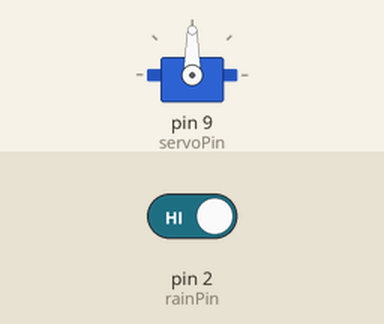
This sketch was run on a simulated Arduino Uno, built with avr-gcc and run on an emulated ATmega328P. Parts: servo. Inputs (shaded band) come from the test bench; at power-on: pin 2 (rainPin) HIGH.

Above: at 1.8 s.
1.9 s: pin 2 (rainPin) driven LOW
At 3.8 s:
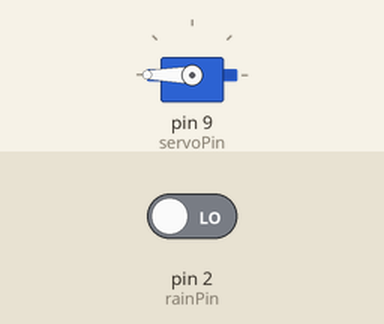
4.9 s: pin 2 (rainPin) driven HIGH
At 6.2 s:
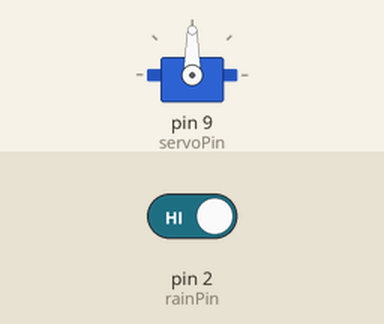
Timing chart, 0 to 7.9 s (numbered marks = the images above; inputs shaded):
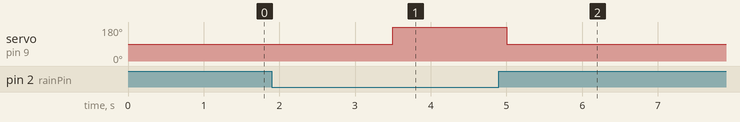

Measured:
- after the input at 1.9 s, servo on pin 9 (servoPin): 90° → 180° after 1.6 s
- after the input at 4.9 s, servo on pin 9 (servoPin): 180° → 90° after 0.10 s

The sketch:

Rain.ino
```cpp
// ============================================
// Project  : Rain Detection Auto Roof
// Author   : Daniel
// GitHub   : https://github.com/danibae006
// Repo     : https://github.com/danibae006/rain-detection-auto-roof
//
// For wiring & connections, visit the repo (https://github.com/danibae006/rain-detection-auto-roof)
// above and read the README file.
// It contains full wiring diagrams,
// component list, and setup instructions.
// ============================================

#include <Servo.h>

Servo myServo;

const int rainPin  = 2; // Rain sensor DO pin
const int servoPin = 9; // Servo signal pin

bool rainDetectedOnce = false;

void setup() {
  pinMode(rainPin, INPUT);
  myServo.attach(servoPin);

  myServo.write(90); // Initial position
}

void loop() {
  int rainState = digitalRead(rainPin);

  if (rainState == LOW) { // Rain detected
    if (!rainDetectedOnce) {
      myServo.write(90);       // First rain
      rainDetectedOnce = true;
      delay(1000);
    } else {
      myServo.write(180);      // Continuous rain
    }
  } else { // No rain (sensor dry)
    myServo.write(90);         // Back to normal
    rainDetectedOnce = false;
  }

  delay(500);
}
```
